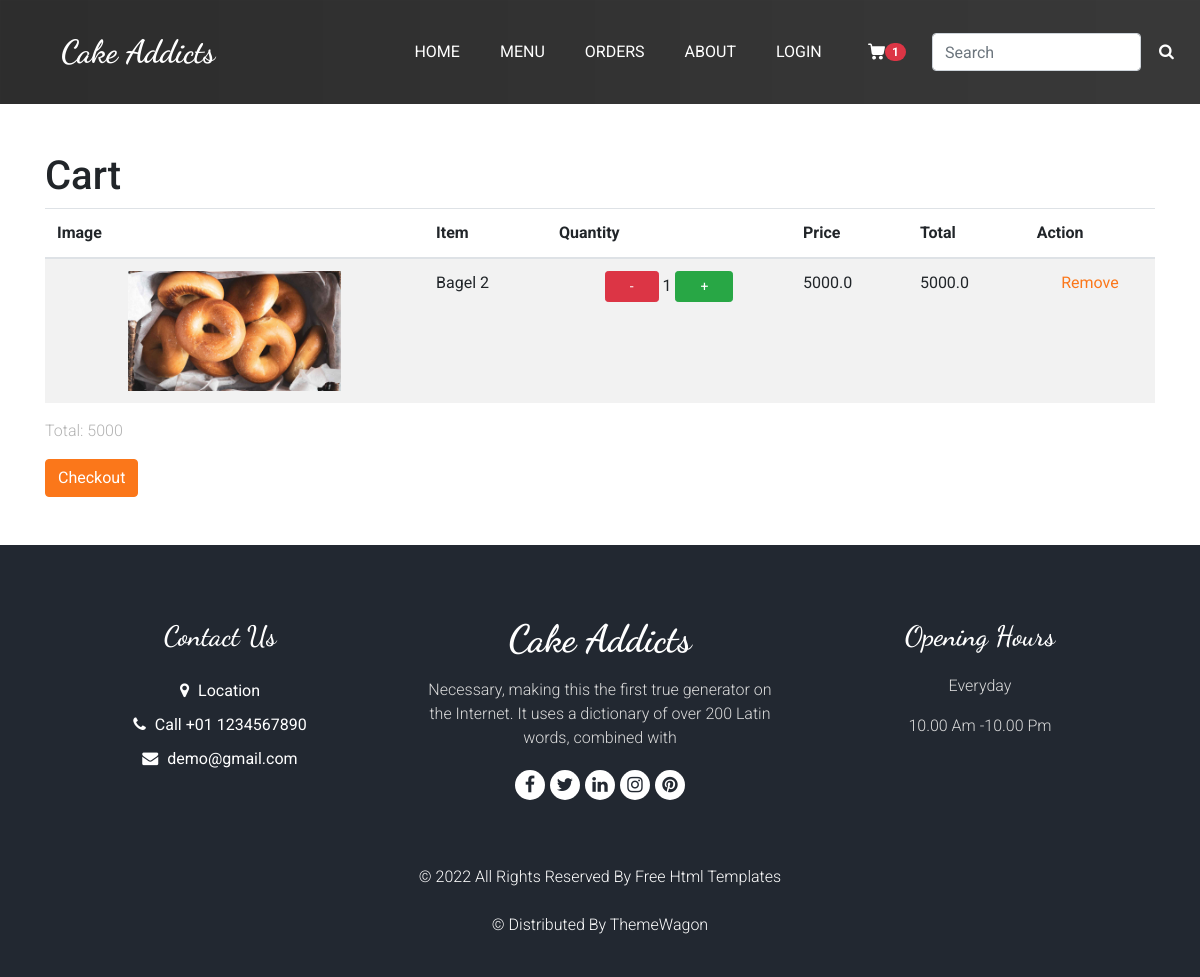
Screenshot of /Cart/ with the database file from the repository.
### cakestore/models.py (models this page shows, shortened)
class Cart(models.Model):
    item = models.ForeignKey(Item, on_delete=models.CASCADE)
    quantity = models.IntegerField(default=1)
    created = models.DateTimeField(auto_now_add=True)
    total_ordering = models.IntegerField(default= 0)
    @property
    def total_odering(self, *args, **kwargs):
        self.total_ordering = self.quantity * self.item.price
        super(Cart, self).save(*args, **kwargs)
        x= self.total_ordering
        return x

class Item(models.Model):
    category = models.ForeignKey(Category, on_delete=models.SET_NULL, null=True)
    name = models.CharField(max_length=100)
    price = models.FloatField()
    description = models.TextField(null=True, blank=True)
    image = models.ImageField(null=True, blank=True)
    updated = models.DateTimeField(auto_now=True)
    created = models.DateTimeField(auto_now_add=True)

### cakestore/views.py (the view)
# urls.py: path('Cart/',views.display, name= 'Cart'),
def display (request):
	if Cart.objects.all().count() == 0:
		message= "Your cart is empty"
		context ={ 'message': message }
		template = loader.get_template('cakestore/cart.html')
		return render (request, 'cakestore/cart.html', context)
	else:
		quantity = Cart.objects.all().aggregate(Sum('quantity'))
		post_quantity = quantity['quantity__sum']
		total = Cart.objects.all().aggregate(Sum('total_ordering'))
		post_tot = total['total_ordering__sum']
		cart = Cart.objects.all()
		context = { 'cart': cart, 'total': post_tot , 'quantity': post_quantity }
		return render (request, 'cakestore/cart.html', context)

### cakestore/templates/cakestore/cart.html (shortened to what this page needs)
{% extends 'cakestore/main.html' %}
{% load static %}
{% block content %}
{% if cart %}
    <div class="container mt-5 mb-5" style="min-height:40vh">
        <div class="row">
            <div class="col-md-12">
                <h1>Cart</h1>
                <table class="table table-striped">
                    <thead>
                        <tr>
                            <th>Image </th>
                            <th>Item</th>
                            <th>Quantity</th>
                            <th>Price</th>
                            <th>Total</th>
                            <th>Action</th>
                        </tr>
                    </thead>
                    <tbody>
                        {% for item in cart %}
                            <tr class="text-center">
                                <td>
                                    <div class="img-box">
                                        <img src="{{item.item.image.url}}"  style= "height:120px"alt="">
                                      </div>
                                </td>
                                <td class="text-left">{{ item.item.name }}</td>
                                <td>
                                  <a href="{% url 'reduce' item.id %}" ><button type="submit" class="btn btn-danger btn-sm pl-4 pr-4">-</button></a>
                                    {{ item.quantity }}
                                    <a href="{% url 'add' item.id %}"><button type="submit" class="btn btn-success btn-sm pl-4 pr-4">+</button></a>
                                </td>
                                <td  class="text-left">{{ item.item.price}}</td>
                                <td class="text-left">{{item.total_odering}}</td>
                                <td><a href="{% url 'delete_from_cart' item.id %}">Remove</a></td>
                            </tr>
                        {% endfor %}
                    </tbody>
                </table>
                <p>Total: {{ total }}</p>
                <a href="{% url 'checkout' %}" class="btn btn-primary">Checkout</a>
            </div>
        </div>
    </div>
{% endif %}
{% endblock content %}

### cakestore/static/cakestore/css/style.css (style rules this page uses)
body { font-family: "Open Sans", sans-serif; color: #0c0c0c; background-color: #ffffff; overflow-x: hidden; }
h1, h2 { font-family: 'Dancing Script', cursive; }
a, a:hover, a:focus { text-decoration: none; }
.btn, .btn:focus { outline: none !important; -webkit-box-shadow: none; box-shadow: none; }

### cakestore/static/cakestore/css/responsive.css (style rules this page uses)
@media (min-width: 1200px) { .container { max-width: 1170px; } }

### cakestore/static/cakestore/login/css/style.css (style rules this page uses)
body { font-family: "Roboto", sans-serif; background-color: #fff; }
p { color: #b3b3b3; font-weight: 300; }
h1, h2, h3, h4, h5, h6, .h1, .h2, .h3, .h4, .h5, .h6 { font-family: "Roboto", sans-serif; }
a { -webkit-transition: .3s all ease; -o-transition: .3s all ease; transition: .3s all ease; }

### rows the page displays
Cart: item.image (picture), item.name "Bagel 2", quantity "1", item.price "5000.0", total_odering "5000.0"

### other values shown
{{ quantity }} "1"
{{ total }} "5000"
